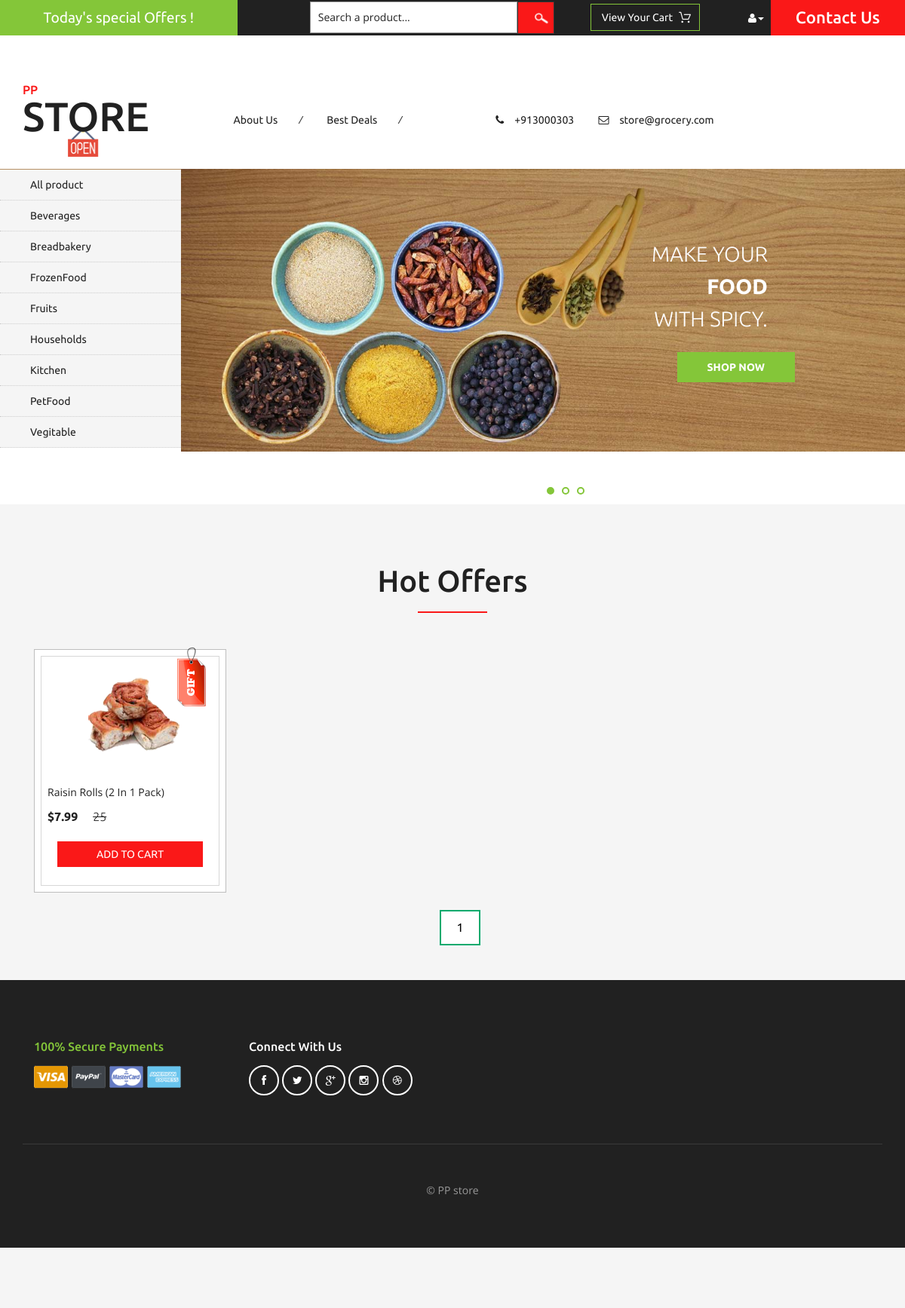
The page / on the database its author committed.
### home/models.py (models this page shows, shortened)
class categor(models.Model):
    name=models.CharField(max_length=100,unique=True)
    slug=models.CharField(max_length=100,unique=True)
    class Meta:
        ordering=('name',)
        verbose_name='category'
        verbose_name_plural='categories'
    def get_url(self):
        return reverse('catview',args=[self.slug])
    def __str__(self):
        return '{}'.format(self.name)

class product(models.Model):
    name=models.CharField(max_length=100,unique=True)
    slug=models.CharField(max_length=100,unique=True)
    image=models.ImageField(upload_to='products')
    stock=models.IntegerField()
    price=models.IntegerField()
    available=models.BooleanField()
    des=models.CharField(max_length=2000)
    category=models.ForeignKey(categor,on_delete=models.CASCADE)
    def get_url(self):
        return reverse('itemdetail',args=[self.category,self.slug])

### home/views.py (the view)
# urls.py: path('',views.homes,name='homes'),
def homes(request,slugs=None):
    category_page=None
    prdt=None
    if slugs!=None:
        category_page=get_object_or_404(categor,slug=slugs)
        prdt=product.objects.filter(category=category_page,available=True)
    else:
        prdt=product.objects.all().filter(available=True)
    cat=categor.objects.all()
    paginator = Paginator(prdt, 6)
    try:
        page = int(request.GET.get('page', 1))
    except:
        page = 1
    try:
        pro = paginator.page(page)
    except(EmptyPage, InvalidPage):
        pro = paginator.page(paginator.num_pages)
    return render(request,'index.html',{'cat':cat,'prd':prdt,'pg':pro})

### templates/index.html (shortened to what this page needs)
{% extends 'base.html' %}
{% load static %}
{% block content %}
	<div class="top-brands">
		<div class="container">
			<h3>Hot Offers</h3>
			{% for i in prd %}
			<div class="agile_top_brands_grids">
				<div class="col-md-3 top_brand_left">
					<div class="hover14 column">
						<div class="agile_top_brand_left_grid">
							<div class="tag"><img src="{% static 'images/tag.png'%}" alt=" " class="img-responsive" /></div>
							<div class="agile_top_brand_left_grid1">
								<figure>
									<div class="snipcart-item block" >
										<div class="snipcart-thumb">
											<a href={{i.get_url}}><img title=" " alt=" " src="{{i.image.url}}" /></a>
											<p>{{i.name}}</p>
											<h4>$7.99 <span>{{i.price}}</span></h4>
										</div>
										<div class="snipcart-details top_brand_home_details">
											{% if i.stock <= 0 %}
                    <h1 style="color:red;">OOOPS OUT OFSTOCK!</h1>
                        {% else %}
												<a href="{% url 'addcart' i.id %}"><input type="submit" name="submit" value="Add to cart" class="button" /></a>
{% endif %}
										</div>
									</div>
								</figure>
							</div>
						</div>
					</div>
				</div>
			</div>
{% endfor %}
		</div>
		<br>
		 <center>
    {% for p in pg.paginator.page_range %}
      <a href="?page={{p}}" style="    background-color: white;
    color: black;
    border: 2px solid #04AA6D;
    padding: 10px 20px;
    text-align: center;
    text-decoration: none;
    display: inline-block;
    font-size: 16px;
    margin-left: 20px; {% if pg.number == p %} active {% endif %}">{{p}} </a>
         {% endfor %}
    </center>
		<br>
		<br>
	<div class="footer">
		<div class="container">
			<div class="agile_footer_grids">
				<div class="col-md-3 w3_footer_grid agile_footer_grids_w3_footer">
					<div class="w3_footer_grid_bottom">
						<h4>100% secure payments</h4>
						<img src="{%static 'images/card.png'%}" alt=" " class="img-responsive" />
					</div>
				</div>
				<div class="col-md-3 w3_footer_grid agile_footer_grids_w3_footer">
					<div class="w3_footer_grid_bottom">
						<h5>connect with us</h5>
						<ul class="agileits_social_icons">
							<li><a href="#" class="facebook"><i class="fa fa-facebook" aria-hidden="true"></i></a></li>
							<li><a href="#" class="twitter"><i class="fa fa-twitter" aria-hidden="true"></i></a></li>
							<li><a href="#" class="google"><i class="fa fa-google-plus" aria-hidden="true"></i></a></li>
							<li><a href="#" class="instagram"><i class="fa fa-instagram" aria-hidden="true"></i></a></li>
							<li><a href="#" class="dribbble"><i class="fa fa-dribbble" aria-hidden="true"></i></a></li>
						</ul>
					</div>
				</div>
				<div class="clearfix"> </div>
			</div>
			<div class="wthree_footer_copy">
				<p>© PP store</p>
			</div>
		</div>
	</div>
{% endblock %}

### templates/base.html (shortened to what this page needs)
{% load static %}
<!DOCTYPE html>
<html>
<head>
<link href="{% static 'css/bootstrap.css' %}" rel="stylesheet" type="text/css" media="all" />
<link href="{% static 'css/style.css' %}" rel="stylesheet" type="text/css" media="all" />
<link href="{% static 'css/font-awesome.css' %}" rel="stylesheet" type="text/css" media="all" />
	 <link rel="stylesheet" type="text/css" title="Cool stylesheet" href="{% static 'style.css' %}">
</head>
<body>
	<div class="agileits_header">
		<div class="w3l_offers">
			<a href="{% url 'product' %}">Today's special Offers !</a>
		</div>
		<div class="w3l_search">
			<form action="#" method="post">
				<input type="text" name="Product" value="Search a product..." onfocus="this.value = '';" onblur="if (this.value == '') {this.value = 'Search a product...';}" required="">
				<input type="submit" value=" ">
			</form>
		</div>
		<div class="product_list_header">
                   <a href="{% url 'cart' %}"><input type="submit" name="submit" value="View your cart" class="button" />
</a>
		</div>
		<div class="w3l_header_right">
			<ul>
				<li class="dropdown profile_details_drop">
					<a href="#" class="dropdown-toggle" data-toggle="dropdown"><i class="fa fa-user" aria-hidden="true"></i><span class="caret"></span></a>
				</li>
			</ul>
		</div>
		<div class="w3l_header_right1">
			<h2><a href="{%url 'contact' %}">Contact Us</a></h2>
		</div>
	</div>
	<div class="logo_products">
		<div class="container">
			<div class="w3ls_logo_products_left">
				<h1><a href="/"><span>PP</span> Store</a></h1>
			</div>
			<div class="w3ls_logo_products_left1">
				<ul class="special_items">
					<li><a href="{% url 'about' %}">About Us</a><i>/</i></li>
					<li><a href="{% url 'product' %}">Best Deals</a><i>/</i></li>
				</ul>
			</div>
			<div class="w3ls_logo_products_left1">
				<ul class="phone_email">
					<li><i class="fa fa-phone" aria-hidden="true"></i>+913000303</li>
					<li><i class="fa fa-envelope-o" aria-hidden="true"></i><a href="mailto:#">store@grocery.com</a></li>
				</ul>
			</div>
			<div class="clearfix"> </div>
		</div>
	</div>
	<div class="banner">
		<div class="w3l_banner_nav_left">
			<nav class="navbar nav_bottom">
				<div class="collapse navbar-collapse" id="bs-megadropdown-tabs">
					<ul class="nav navbar-nav nav_1">
						<li><a href="{% url 'product' %}">All product</a></li>
						{% for i in cat %}
						<li><a href="{{i.get_url}}">{{i.name}}</a></li>
						{% endfor %}
					</ul>
				 </div>
			</nav>
		</div>
		<div class="w3l_banner_nav_right">
			<section class="slider">
				<div class="flexslider">
					<ul class="slides">
						<li>
							<div class="w3l_banner_nav_right_banner">
								<h3>Make your <span>food</span> with Spicy.</h3>
								<div class="more">
									<a href="{% url 'product' %}" class="button--saqui button--round-l button--text-thick" data-text="Shop now">Shop now</a>
								</div>
							</div>
						</li>
					</ul>
				</div>
			</section>
				<link rel="stylesheet" href="{% static 'css/flexslider.css'%}" type="text/css" media="screen" property="" />
		</div>
	</div>
{% block content%}
{% endblock %}

### static/css/flexslider.css (style rules this page uses)
.slides, .flex-control-nav, .flex-direction-nav { margin: 0; padding: 0; list-style: none; }
.flexslider .slides > li { display: none; -webkit-backface-visibility: hidden; }
.slides:after { content: "."; display: block; clear: both; visibility: hidden; line-height: 0; height: 0; }
.flexslider { border: 0px; position: relative; zoom: 1; overflow: hidden; }
.flexslider .slides { zoom: 1; }

### rows shown on the page
categor: name "Beverages"
categor: name "Breadbakery"
categor: name "FrozenFood"
categor: name "Fruits"
categor: name "Households"
categor: name "Kitchen"
categor: name "PetFood"
categor: name "Vegitable"
product: image (picture), name "Raisin Rolls (2 In 1 Pack)", price "25"

### other values the page prints
{{ p }} "1"
